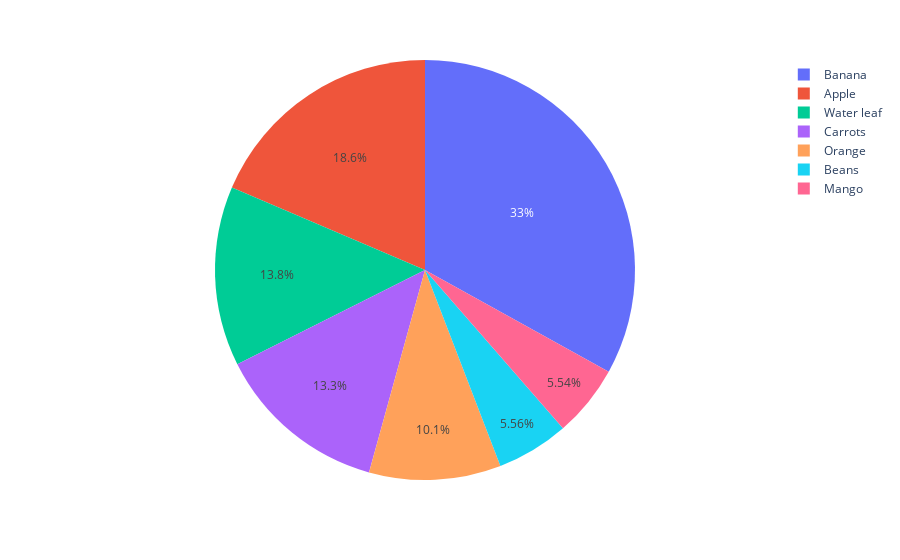

Notebook source saved alongside this figure:
### Code cell
px.pie(all_products, values="Amount", names="Product")

### Figure 1 — Plotly figure (JSON) as saved in the notebook; plotly's stock layout.template omitted (floating-point values rounded to 4 significant figures)
{"data": [{"domain": {"x": [0, 1], "y": [0, 1]}, "hovertemplate": "Product=%{label}<br>Amount=%{value}<extra></extra>", "labels": ["Apple", "Banana", "Beans", "Carrots", "Mango", "Orange", "Water leaf"], "legendgroup": "", "name": "", "showlegend": true, "type": "pie", "values": [191257, 340295, 57281, 136945, 57079, 104438, 142439]}], "layout": {"legend": {"tracegroupgap": 0}, "margin": {"t": 60}}}
